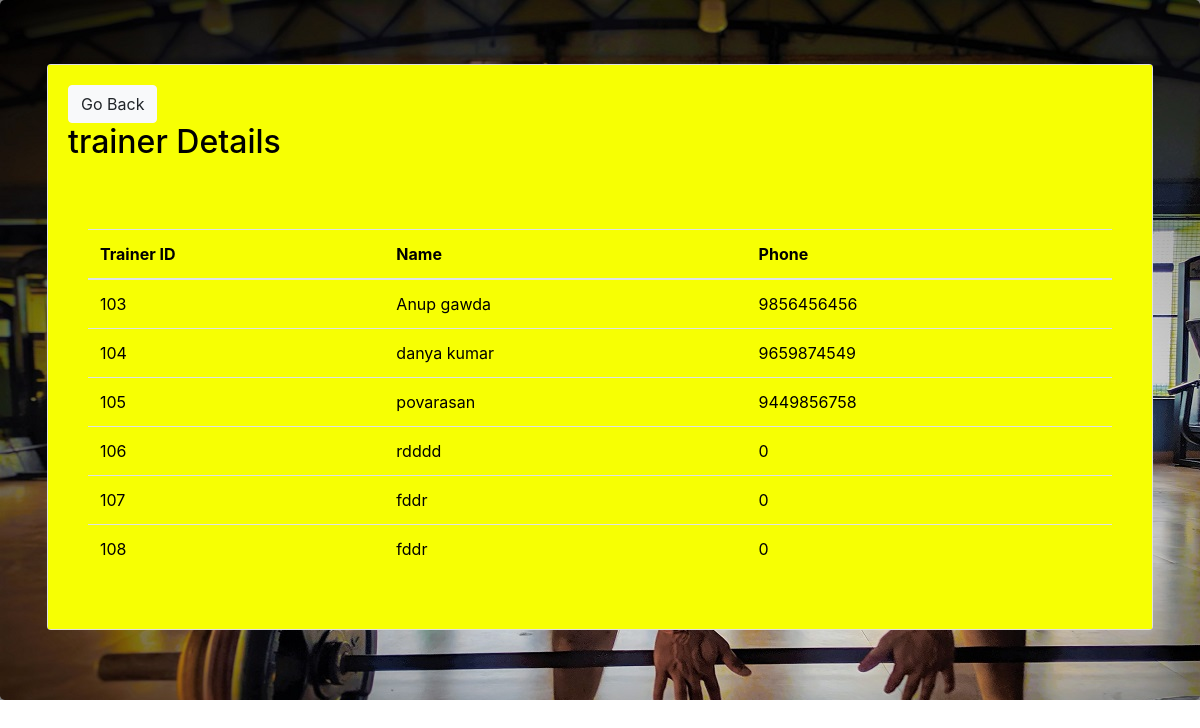
Page /gymdb/trainer_info.php on the committed database.
### tables this page shows
CREATE TABLE `trainer` (
  `Trainer_id` int(20) NOT NULL,
  `Name` varchar(40) NOT NULL,
  `phone` bigint(10) NOT NULL
);

### gymdb/func.php (the view, shortened to what this page needs)
<?php
$con=mysqli_connect("localhost","root","","gymdb");
function get_trainer(){
    global $con;
    $query="select * from Trainer";
    $result=mysqli_query($con,$query);
    while($row=mysqli_fetch_array($result)){
        $Trainer_id=$row ['Trainer_id'];
        $Name=$row['Name'];
        $phone=$row['phone'];
        echo"<tr>
        <td>$Trainer_id</td>
        <td>$Name</td>
            <td>$phone</td>
        </tr>";
    }
}
?>

### gymdb/trainer_info.php (shortened to what this page needs)
<!DOCTYPE html>
<?php include("func.php");?>
<html>
<head>
	 <link rel="stylesheet" href="https://maxcdn.bootstrapcdn.com/bootstrap/4.0.0-beta/css/bootstrap.min.css">
</head>
<body><div style="background-color:#818182;">
<div class="jumbotron" style="background: url('image/sinup.jpg') no-repeat;backgrund-size: cover;height: 700px;">
 <div class="container">
<div class="card">
     <div class="card-body" style="background-color:#f7ff03;color:#000000;">
         <div class="row">
             <div class="col-md-10">
    <a href="admin-panel.php" class="btn btn-light ">Go Back</a>
             </div>
             <div class="col-md-5"><h2>trainer Details</h2></div>
    </div>
    </div>
    <div class="card-body" style="background-color:#f7ff03;color:#000000;">
         <div class="card-body">
    <table class="table table-hover">
        <thead>
     <tr>
            <th>Trainer ID</th>
            <th>Name</th>
         <th>Phone</th>
        </tr>
        </thead>
        <tbody>
          <?php get_trainer(); ?>
        </tbody>
    </table>
    </div></div></div>
    </body>
</html>

### rows in the picture
trainer: Trainer_id "103", Name "Anup gawda", phone "9856456456"
trainer: Trainer_id "104", Name "danya kumar", phone "9659874549"
trainer: Trainer_id "105", Name "povarasan", phone "9449856758"
trainer: Trainer_id "106", Name "rdddd", phone "0"
trainer: Trainer_id "107", Name "fddr", phone "0"
trainer: Trainer_id "108", Name "fddr", phone "0"
